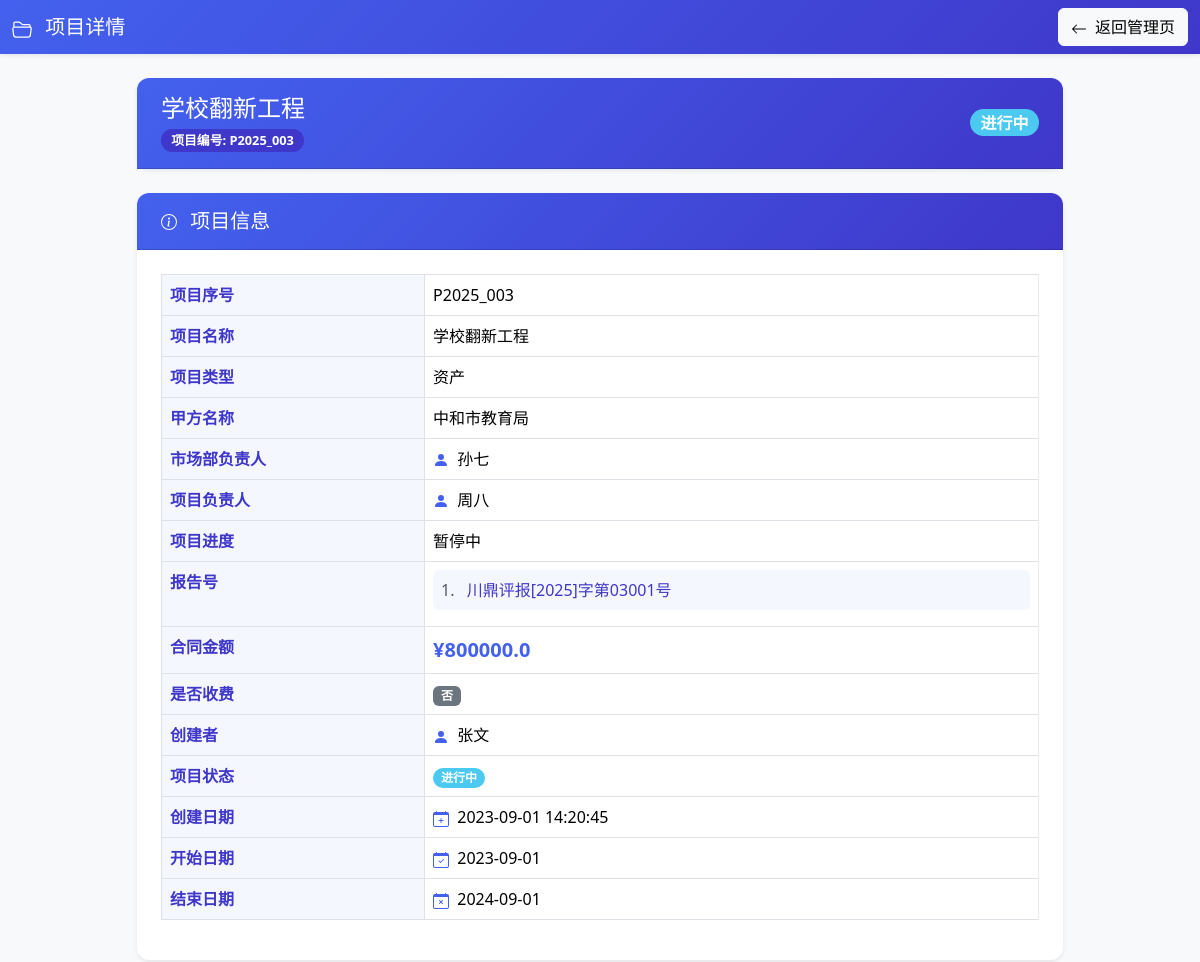
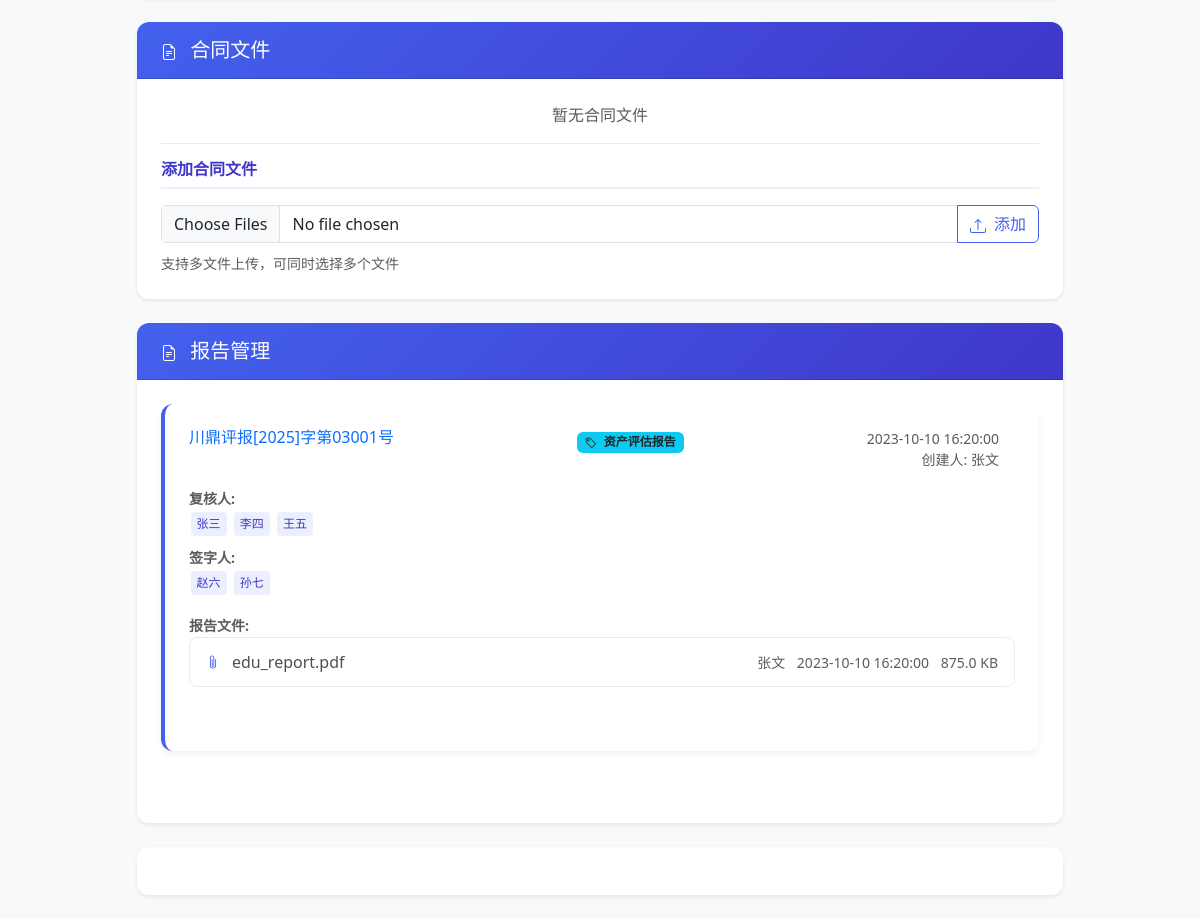
Before: /project/3 (signed in) with the older database file (2 pictures, top to bottom).
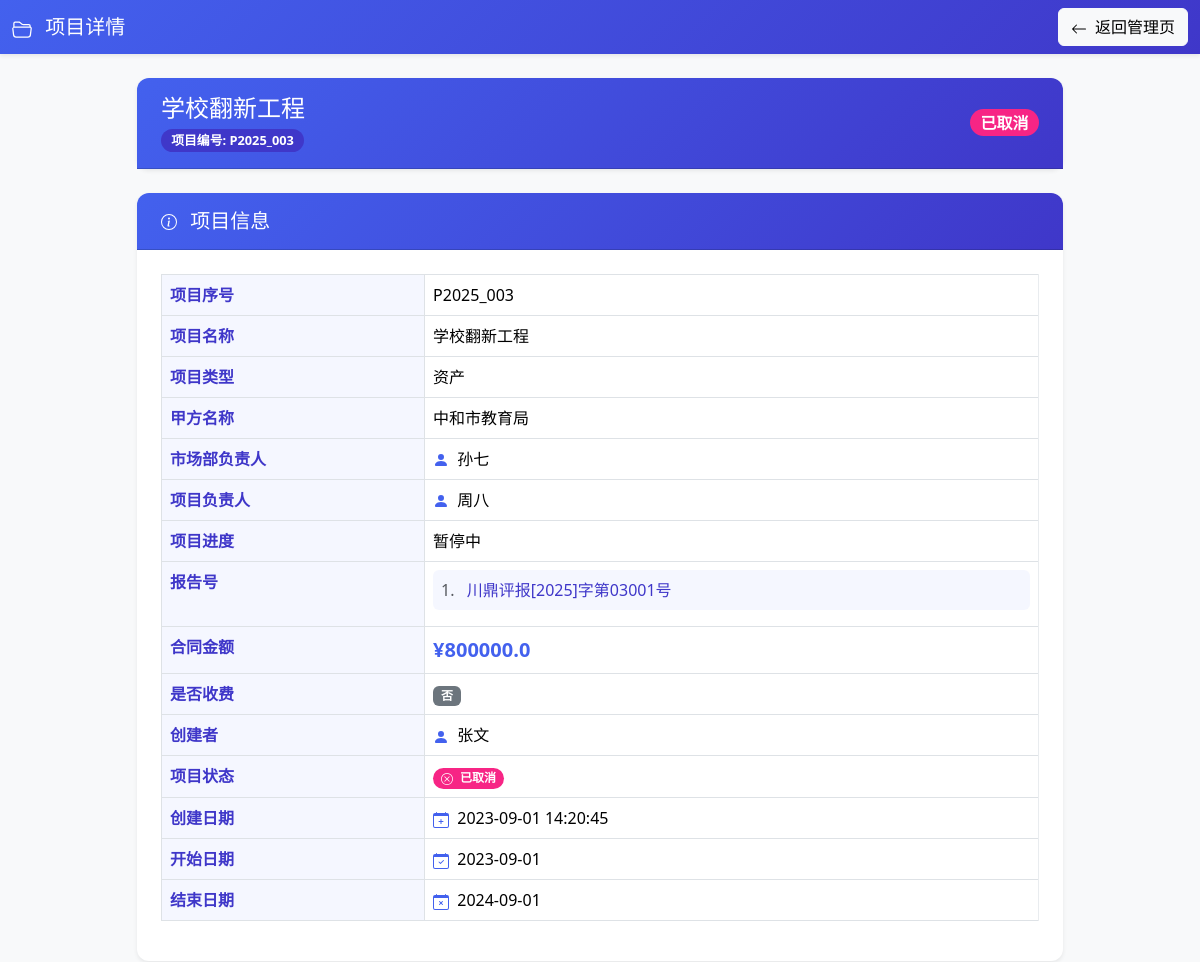
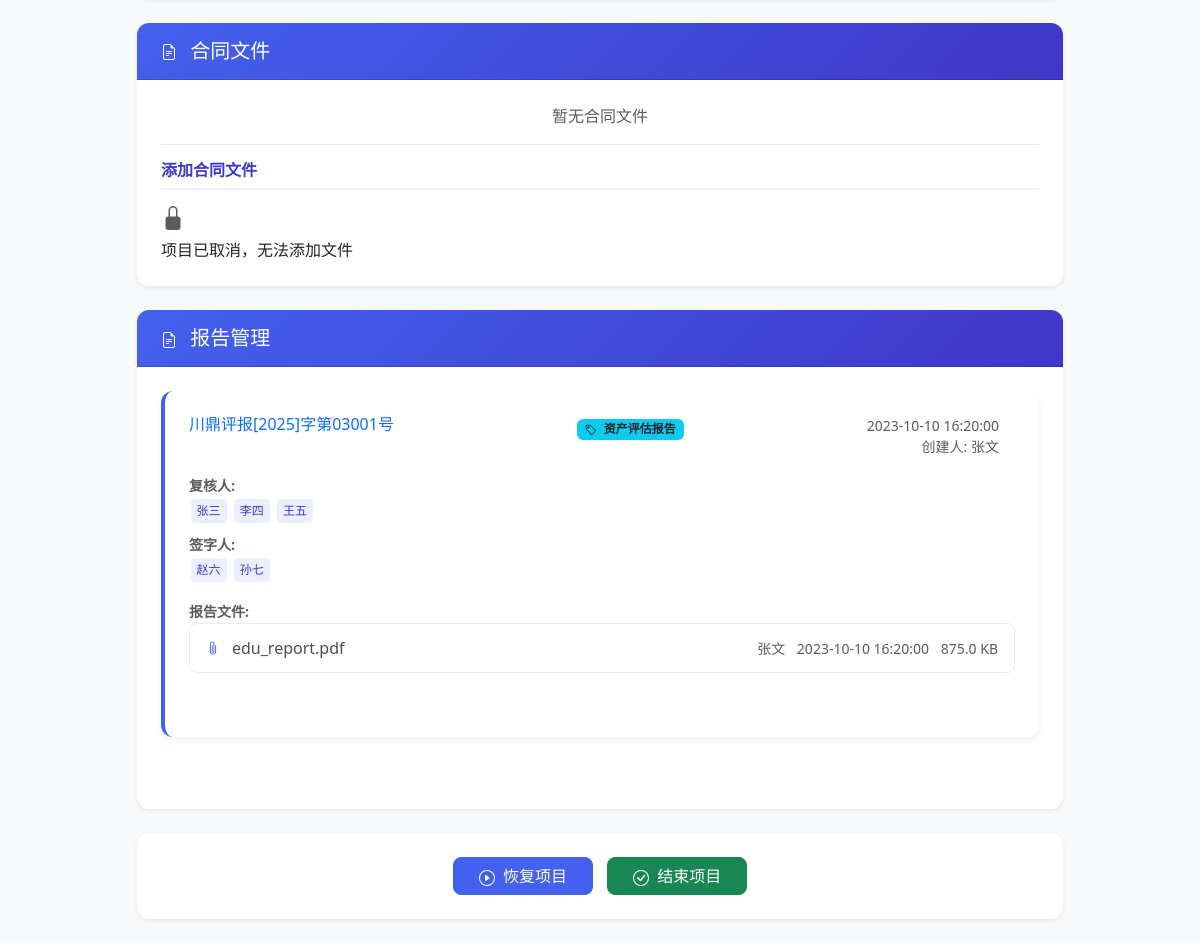
After: the same page with the newer database file (2 pictures, top to bottom).
### routes/project_routes.py (the view)
@router.get("/project/{project_id}", response_class=HTMLResponse)
async def project_info(
    request: Request,
    project_id: int,
    user: dict = Depends(login_required),
    db: sqlite3.Connection = Depends(get_db)
):
    return await project_service.get_project_info(request, project_id, user, db)

### templates/project_info.html (shortened to what the changed rows need)
<!DOCTYPE html>
<html lang="zh-CN">
<head>
  <link href="https://cdn.jsdelivr.net/npm/bootstrap@5.3.2/dist/css/bootstrap.min.css" rel="stylesheet">
</head>
<body class="bg-light">
  <div class="container mt-4">
    <div class="row">
      <div class="col-lg-10 mx-auto">
        <div class="card shadow-sm mb-4">
          <div class="card-header py-3">
            <div class="d-flex justify-content-between align-items-center">
              <div>
                {% if project.status == 'active' %}
                <span class="badge status-badge status-active fs-6">进行中</span>
                {% elif project.status == 'completed' %}
                <span class="badge status-badge status-completed fs-6">已完成</span>
                {% elif project.status == 'cancelled' %}
                <span class="badge status-badge status-cancelled fs-6">已取消</span>
                {% else %}
                <span class="badge status-badge status-active fs-6">进行中</span>
                {% endif %}
              </div>
            </div>
          </div>
        </div>
        <div class="card shadow-sm mb-4">
          <div class="card-body">
            <div class="table-responsive">
              <table class="table table-bordered table-hover table-details">
                <tbody>
                  <tr>
                    <th>项目序号</th>
                  </tr>
                  <tr>
                    <th>项目名称</th>
                  </tr>
                  <tr>
                    <th>项目类型</th>
                  </tr>
                  <tr>
                    <th>甲方名称</th>
                  </tr>
                  <tr>
                    <th>市场部负责人</th>
                  </tr>
                  <tr>
                    <th>项目负责人</th>
                  </tr>
                  <tr>
                    <th>项目进度</th>
                  </tr>
                  <tr>
                    <th>报告号</th>
                  </tr>
                  <tr>
                    <th>合同金额</th>
                  </tr>
                  <tr>
                    <th>是否收费</th>
                  </tr>
                  <tr>
                    <th>创建者</th>
                  </tr>
                  <tr>
                    <th>项目状态</th>
                    <td>
                      {% if project.status == 'active' %}
                      <span class="badge status-badge status-active">
                        <svg xmlns="http://www.w3.org/2000/svg" width="12" height="12" fill="currentColor"
                          class="bi bi-play-circle me-1" viewBox="0 0 16 16">
                          <path d="M8 15A7 7 0 1 1 8 1a7 7 0 0 1 0 14zm0 1A8 8 0 1 0 8 0a8 8 0 0 0 0 16z" />
                          <path
                            d="M6.271 5.055a.5.5 0 0 1 .52.038l3.5 2.5a.5.5 0 0 1 0 .814l-3.5 2.5A.5.5 0 0 1 6 10.5v-5a.5.5 0 0 1 .271-.445z" />
                        </svg>
                        进行中
                      </span>
                      {% elif project.status == 'cancelled' %}
                      <span class="badge status-badge status-cancelled">
                        已取消
                      </span>
                      {% else %}
                      <span class="badge status-badge status-active">进行中</span>
                      {% endif %}
                    </td>
                  </tr>
                  <tr>
                    <th>创建日期</th>
                  </tr>
                  <tr>
                    <th>开始日期</th>
                  </tr>
                  <tr>
                    <th>结束日期</th>
                  </tr>
                </tbody>
              </table>
            </div>
          </div>
        </div>
        <div class="card shadow-sm mb-4">
          <div class="card-body">
            <div class="upload-section">
              {% if project.status in ['completed', 'cancelled'] %}
              <div class="upload-disabled-message">
                <svg xmlns="http://www.w3.org/2000/svg" width="24" height="24" fill="currentColor"
                  class="bi bi-lock-fill text-muted mb-2" viewBox="0 0 16 16">
                  <path
                    d="M8 1a2 2 0 0 1 2 2v4H6V3a2 2 0 0 1 2-2zm3 6V3a3 3 0 0 0-6 0v4a2 2 0 0 0-2 2v5a2 2 0 0 0 2 2h6a2 2 0 0 0 2-2V9a2 2 0 0 0-2-2z" />
                </svg>
                <p class="mb-0">
                  {% if project.status == 'completed' %}
                  项目已完成，无法添加文件
                  {% else %}
                  项目已取消，无法添加文件
                  {% endif %}
                </p>
              </div>
              {% else %}
              <form action="/project/{{ project.id }}/add_contract" method="post" enctype="multipart/form-data">
                <div class="input-group mb-2">
                  <input type="file" name="contract_files" class="form-control" accept=".pdf,.doc,.docx,.jpg,.jpeg,.png"
                    multiple>
                  <button type="submit" class="btn btn-outline-primary">
                    添加
                  </button>
                </div>
                <small class="text-muted">支持多文件上传，可同时选择多个文件</small>
              </form>
              {% endif %}
            </div>
          </div>
        </div>
        <div class="action-buttons mt-4">
          <div class="card shadow-sm">
            <div class="card-body text-center">
              {% if project_operation_permission %}
              {% if project.status == 'active' %}
              <form action="/project/{{ project.id }}/cancel" method="post" class="d-inline">
                <button type="submit" class="btn btn-warning btn-action">
                  <svg xmlns="http://www.w3.org/2000/svg" width="16" height="16" fill="currentColor"
                    class="bi bi-pause-circle me-1" viewBox="0 0 16 16">
                    <path d="M8 15A7 7 0 1 1 8 1a7 7 0 0 1 0 14zm0 1A8 8 0 1 0 8 0a8 8 0 0 0 0 16z" />
                    <path
                      d="M5 6.25a1.25 1.25 0 1 1 2.5 0v3.5a1.25 1.25 0 1 1-2.5 0v-3.5zm3.5 0a1.25 1.25 0 1 1 2.5 0v3.5a1.25 1.25 0 1 1-2.5 0v-3.5z" />
                  </svg>
                  取消项目
                </button>
              </form>
              <form action="/project/{{ project.id }}/complete" method="post" class="d-inline">
                <button type="submit" class="btn btn-success btn-action">
                  <svg xmlns="http://www.w3.org/2000/svg" width="16" height="16" fill="currentColor"
                    class="bi bi-check-circle me-1" viewBox="0 0 16 16">
                    <path d="M8 15A7 7 0 1 1 8 1a7 7 0 0 1 0 14zm0 1A8 8 0 1 0 8 0a8 8 0 0 0 0 16z" />
                    <path
                      d="M10.97 4.97a.235.235 0 0 0-.02.022L7.477 9.417 5.384 7.323a.75.75 0 0 0-1.06 1.06L6.97 11.03a.75.75 0 0 0 1.079-.02l3.992-4.99a.75.75 0 0 0-1.071-1.05z" />
                  </svg>
                  结束项目
                </button>
              </form>
              {% elif project.status == 'cancelled' %}
              <form action="/project/{{ project.id }}/resume" method="post" class="d-inline">
                <button type="submit" class="btn btn-primary btn-action">
                  恢复项目
                </button>
              </form>
              <form action="/project/{{ project.id }}/complete" method="post" class="d-inline">
                <button type="submit" class="btn btn-success btn-action">
                  结束项目
                </button>
              </form>
              {% endif %}
              {% else %}
              <div class="alert alert-info mb-0">
                <small>只有管理员或项目负责人可以操作项目状态</small>
              </div>
              {% endif %}
            </div>
          </div>
        </div>
      </div>
    </div>
  </div>
</body>
</html>

Changed rows visible on the page:
changed projects "学校翻新工程": status "paused" → "cancelled" (drawn)
Other visible differences:
text no longer shown: "进行中 进行中 添加 支持多文件上传，可同时选择多个文件"
text now shown: "已取消 已取消 项目已取消，无法添加文件 恢复项目 结束项目"
